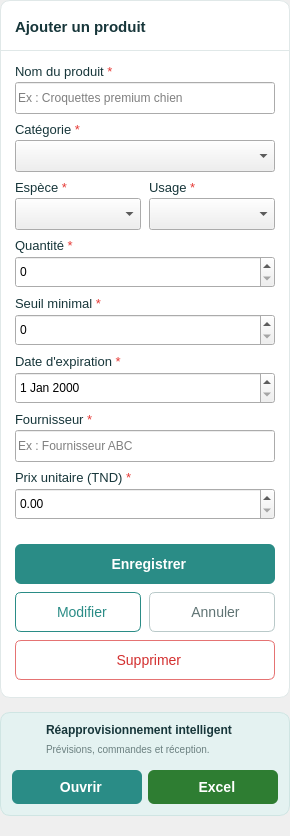
                   <widget class="QWidget" name="colonneDroite">
                    <property name="minimumSize">
                     <size>
                      <width>290</width>
                      <height>0</height>
                     </size>
                    </property>
                    <property name="maximumSize">
                     <size>
                      <width>290</width>
                      <height>16777215</height>
                     </size>
                    </property>
                    <layout class="QVBoxLayout" name="layout_colonneDroite">
                     <property name="spacing">
                      <number>14</number>
                     </property>
                     <property name="leftMargin">
                      <number>0</number>
                     </property>
                     <property name="topMargin">
                      <number>0</number>
                     </property>
                     <property name="rightMargin">
                      <number>0</number>
                     </property>
                     <property name="bottomMargin">
                      <number>0</number>
                     </property>
                     <item>
                      <widget class="QFrame" name="frameFormulaire">
                       <property name="minimumSize">
                        <size>
                         <width>290</width>
                         <height>698</height>
                        </size>
                       </property>
                       <property name="maximumSize">
                        <size>
                         <width>290</width>
                         <height>698</height>
                        </size>
                       </property>
                       <property name="styleSheet">
                        <string>.QFrame { background-color:white; border:1px solid #E0E8E8; border-radius:10px; }</string>
                       </property>
                       <widget class="QLabel" name="lblFormTitre">
                        <property name="geometry">
                         <rect>
                          <x>15</x>
                          <y>14</y>
                          <width>260</width>
                          <height>26</height>
                         </rect>
                        </property>
                        <property name="styleSheet">
                         <string>color:#17363A;font-size:15px;font-weight:bold;</string>
                        </property>
                        <property name="text">
                         <string>Ajouter un produit</string>
                        </property>
                       </widget>
                       <widget class="QLabel" name="lblSeparateur">
                        <property name="geometry">
                         <rect>
                          <x>0</x>
                          <y>50</y>
                          <width>290</width>
                          <height>1</height>
                         </rect>
                        </property>
                        <property name="styleSheet">
                         <string>background:#E0E8E8;</string>
                        </property>
                        <property name="text">
                         <string />
                        </property>
                       </widget>
                       <widget class="QLabel" name="lblNom">
                        <property name="geometry">
                         <rect>
                          <x>15</x>
                          <y>62</y>
                          <width>260</width>
                          <height>20</height>
                         </rect>
                        </property>
                        <property name="styleSheet">
                         <string>color:#17363A; font-size:13px;</string>
                        </property>
                        <property name="text">
                         <string>Nom du produit &lt;span style="color:#E53935"&gt;*&lt;/span&gt;</string>
                        </property>
                        <property name="textFormat">
                         <enum>Qt::RichText</enum>
                        </property>
                       </widget>
                       <widget class="QLineEdit" name="txtNom">
                        <property name="geometry">
                         <rect>
                          <x>15</x>
                          <y>82</y>
                          <width>260</width>
                          <height>32</height>
                         </rect>
                        </property>
                        <property name="placeholderText">
                         <string>Ex : Croquettes premium chien</string>
                        </property>
                       </widget>
                       <widget class="QLabel" name="lblCategorie">
                        <property name="geometry">
                         <rect>
                          <x>15</x>
                          <y>120</y>
                          <width>260</width>
                          <height>20</height>
                         </rect>
                        </property>
                        <property name="styleSheet">
                         <string>color:#17363A; font-size:13px;</string>
                        </property>
                        <property name="text">
                         <string>Catégorie &lt;span style="color:#E53935"&gt;*&lt;/span&gt;</string>
                        </property>
                        <property name="textFormat">
                         <enum>Qt::RichText</enum>
                        </property>
                       </widget>
                       <widget class="QComboBox" name="cmbCategorie">
                        <property name="geometry">
                         <rect>
                          <x>15</x>
                          <y>140</y>
                          <width>260</width>
                          <height>32</height>
                         </rect>
                        </property>
                        <property name="cursor">
                         <cursorShape>PointingHandCursor</cursorShape>
                        </property>
                       </widget>
                       <widget class="QLabel" name="lblEspece">
                        <property name="geometry">
                         <rect>
                          <x>15</x>
                          <y>178</y>
                          <width>126</width>
                          <height>20</height>
                         </rect>
                        </property>
                        <property name="styleSheet">
                         <string>color:#17363A; font-size:13px;</string>
                        </property>
                        <property name="text">
                         <string>Espèce &lt;span style="color:#E53935"&gt;*&lt;/span&gt;</string>
                        </property>
                        <property name="textFormat">
                         <enum>Qt::RichText</enum>
                        </property>
                       </widget>
                       <widget class="QComboBox" name="cmbEspece">
                        <property name="geometry">
                         <rect>
                          <x>15</x>
                          <y>198</y>
                          <width>126</width>
                          <height>32</height>
                         </rect>
                        </property>
                        <property name="cursor">
                         <cursorShape>PointingHandCursor</cursorShape>
                        </property>
                       </widget>
                       <widget class="QLabel" name="lblUsage">
                        <property name="geometry">
                         <rect>
                          <x>149</x>
                          <y>178</y>
                          <width>126</width>
                          <height>20</height>
                         </rect>
                        </property>
                        <property name="styleSheet">
                         <string>color:#17363A; font-size:13px;</string>
                        </property>
                        <property name="text">
                         <string>Usage &lt;span style="color:#E53935"&gt;*&lt;/span&gt;</string>
                        </property>
                        <property name="textFormat">
                         <enum>Qt::RichText</enum>
                        </property>
                       </widget>
                       <widget class="QComboBox" name="cmbUsage">
                        <property name="geometry">
                         <rect>
                          <x>149</x>
                          <y>198</y>
                          <width>126</width>
                          <height>32</height>
                         </rect>
                        </property>
                        <property name="cursor">
                         <cursorShape>PointingHandCursor</cursorShape>
                        </property>
                       </widget>
                       <widget class="QLabel" name="lblQuantite">
                        <property name="geometry">
                         <rect>
                          <x>15</x>
                          <y>236</y>
                          <width>260</width>
                          <height>20</height>
                         </rect>
                        </property>
                        <property name="styleSheet">
                         <string>color:#17363A; font-size:13px;</string>
                        </property>
                        <property name="text">
                         <string>Quantité &lt;span style="color:#E53935"&gt;*&lt;/span&gt;</string>
                        </property>
                        <property name="textFormat">
                         <enum>Qt::RichText</enum>
                        </property>
                       </widget>
                       <widget class="QSpinBox" name="spinQuantite">
                        <property name="geometry">
                         <rect>
                          <x>15</x>
                          <y>256</y>
                          <width>260</width>
                          <height>32</height>
                         </rect>
                        </property>
                       </widget>
                       <widget class="QLabel" name="lblSeuil">
                        <property name="geometry">
                         <rect>
                          <x>15</x>
                          <y>294</y>
                          <width>260</width>
                          <height>20</height>
                         </rect>
                        </property>
                        <property name="styleSheet">
                         <string>color:#17363A; font-size:13px;</string>
                        </property>
                        <property name="text">
                         <string>Seuil minimal &lt;span style="color:#E53935"&gt;*&lt;/span&gt;</string>
                        </property>
                        <property name="textFormat">
                         <enum>Qt::RichText</enum>
                        </property>
                       </widget>
                       <widget class="QSpinBox" name="spinSeuil">
                        <property name="geometry">
                         <rect>
                          <x>15</x>
                          <y>314</y>
                          <width>260</width>
                          <height>32</height>
                         </rect>
                        </property>
                       </widget>
                       <widget class="QLabel" name="lblDate">
                        <property name="geometry">
                         <rect>
                          <x>15</x>
                          <y>352</y>
                          <width>260</width>
                          <height>20</height>
                         </rect>
                        </property>
                        <property name="styleSheet">
                         <string>color:#17363A; font-size:13px;</string>
                        </property>
                        <property name="text">
                         <string>Date d'expiration &lt;span style="color:#E53935"&gt;*&lt;/span&gt;</string>
                        </property>
                        <property name="textFormat">
                         <enum>Qt::RichText</enum>
                        </property>
                       </widget>
                       <widget class="QDateEdit" name="dateExpiration">
                        <property name="geometry">
                         <rect>
                          <x>15</x>
                          <y>372</y>
                          <width>260</width>
                          <height>32</height>
                         </rect>
                        </property>
                        <property name="cursor">
                         <cursorShape>PointingHandCursor</cursorShape>
                        </property>
                       </widget>
                       <widget class="QLabel" name="lblFournisseur">
                        <property name="geometry">
                         <rect>
                          <x>15</x>
                          <y>410</y>
                          <width>260</width>
                          <height>20</height>
                         </rect>
                        </property>
                        <property name="styleSheet">
                         <string>color:#17363A; font-size:13px;</string>
                        </property>
                        <property name="text">
                         <string>Fournisseur &lt;span style="color:#E53935"&gt;*&lt;/span&gt;</string>
                        </property>
                        <property name="textFormat">
                         <enum>Qt::RichText</enum>
                        </property>
                       </widget>
                       <widget class="QLineEdit" name="txtFournisseur">
                        <property name="geometry">
                         <rect>
                          <x>15</x>
                          <y>430</y>
                          <width>260</width>
                          <height>32</height>
                         </rect>
                        </property>
                        <property name="placeholderText">
                         <string>Ex : Fournisseur ABC</string>
                        </property>
                       </widget>
                       <widget class="QLabel" name="lblPrix">
                        <property name="geometry">
                         <rect>
                          <x>15</x>
                          <y>468</y>
                          <width>260</width>
                          <height>20</height>
                         </rect>
                        </property>
                        <property name="styleSheet">
                         <string>color:#17363A; font-size:13px;</string>
                        </property>
                        <property name="text">
                         <string>Prix unitaire (TND) &lt;span style="color:#E53935"&gt;*&lt;/span&gt;</string>
                        </property>
                        <property name="textFormat">
                         <enum>Qt::RichText</enum>
                        </property>
                       </widget>
                       <widget class="QDoubleSpinBox" name="spinPrix">
                        <property name="geometry">
                         <rect>
                          <x>15</x>
                          <y>488</y>
                          <width>260</width>
                          <height>32</height>
                         </rect>
                        </property>
                       </widget>
                       <widget class="QPushButton" name="btnEnregistrer">
                        <property name="geometry">
                         <rect>
                          <x>15</x>
                          <y>544</y>
                          <width>260</width>
                          <height>40</height>
                         </rect>
                        </property>
                        <property name="cursor">
                         <cursorShape>PointingHandCursor</cursorShape>
                        </property>
                        <property name="styleSheet">
                         <string>QPushButton { background-color:#2A8C86; color:white; border:none; border-radius:6px; font-size:14px; font-weight:bold; }
QPushButton:hover { background-color:#237872; }
QPushButton:disabled { background-color:#B7D3D1; color:white; }</string>
                        </property>
                        <property name="text">
                         <string>  Enregistrer</string>
                        </property>
                        <property name="icon">
                         <iconset resource="ressources.qrc">:/icones/save_white.png<normaloff>:/icones/save_white.png</normaloff>
                         </iconset>
                        </property>
                        <property name="iconSize">
                         <size>
                          <width>18</width>
                          <height>18</height>
                         </size>
                        </property>
                       </widget>
                       <widget class="QPushButton" name="btnModifier">
                        <property name="geometry">
                         <rect>
                          <x>15</x>
                          <y>592</y>
                          <width>126</width>
                          <height>40</height>
                         </rect>
                        </property>
                        <property name="cursor">
                         <cursorShape>PointingHandCursor</cursorShape>
                        </property>
                        <property name="styleSheet">
                         <string>QPushButton { background:white; color:#2A8C86; border:1px solid #2A8C86; border-radius:6px; font-size:14px; }
QPushButton:hover { background-color:#E6F2F1; }
QPushButton:disabled { color:#A9B8B8; border:1px solid #D5E0E0; background:#F4F7F7; }</string>
                        </property>
                        <property name="text">
                         <string>  Modifier</string>
                        </property>
                        <property name="icon">
                         <iconset resource="ressources.qrc">:/icones/pencil_teal.png<normaloff>:/icones/pencil_teal.png</normaloff>
                         </iconset>
                        </property>
                        <property name="iconSize">
                         <size>
                          <width>18</width>
                          <height>18</height>
                         </size>
                        </property>
                       </widget>
                       <widget class="QPushButton" name="btnAnnuler">
                        <property name="geometry">
                         <rect>
                          <x>149</x>
                          <y>592</y>
                          <width>126</width>
                          <height>40</height>
                         </rect>
                        </property>
                        <property name="cursor">
                         <cursorShape>PointingHandCursor</cursorShape>
                        </property>
                        <property name="styleSheet">
                         <string>QPushButton { background:white; color:#5F7373; border:1px solid #B9C9C9; border-radius:6px; font-size:14px; }
QPushButton:hover { background-color:#F0F4F4; }
QPushButton:disabled { color:#A9B8B8; border:1px solid #D5E0E0; background:#F4F7F7; }</string>
                        </property>
                        <property name="text">
                         <string>  Annuler</string>
                        </property>
                        <property name="toolTip">
                         <string>Annuler la modification et vider le formulaire</string>
                        </property>
                        <property name="icon">
                         <iconset resource="ressources.qrc">:/icones/croix_grey.png<normaloff>:/icones/croix_grey.png</normaloff>
                         </iconset>
                        </property>
                        <property name="iconSize">
                         <size>
                          <width>14</width>
                          <height>14</height>
                         </size>
                        </property>
                       </widget>
                       <widget class="QPushButton" name="btnSupprimer">
                        <property name="geometry">
                         <rect>
                          <x>15</x>
                          <y>640</y>
                          <width>260</width>
                          <height>40</height>
                         </rect>
                        </property>
                        <property name="cursor">
                         <cursorShape>PointingHandCursor</cursorShape>
                        </property>
                        <property name="styleSheet">
                         <string>QPushButton { background:white; color:#D32F2F; border:1px solid #E57373; border-radius:6px; font-size:14px; }
QPushButton:hover { background-color:#FDECEC; }</string>
                        </property>
                        <property name="text">
                         <string>  Supprimer</string>
                        </property>
                        <property name="icon">
                         <iconset resource="ressources.qrc">:/icones/trash_red.png<normaloff>:/icones/trash_red.png</normaloff>
                         </iconset>
                        </property>
                        <property name="iconSize">
                         <size>
                          <width>18</width>
                          <height>18</height>
                         </size>
                        </property>
                       </widget>
                      </widget>
                     </item>
                     <item>
                      <widget class="QFrame" name="frameExport">
                       <property name="minimumSize">
                        <size>
                         <width>290</width>
                         <height>104</height>
                        </size>
                       </property>
                       <property name="maximumSize">
                        <size>
                         <width>290</width>
                         <height>104</height>
                        </size>
                       </property>
                       <property name="styleSheet">
                        <string>.QFrame { background-color:#E4F2F1; border:1px solid #CFE5E3; border-radius:10px; }</string>
                       </property>
                       <widget class="QLabel" name="lblExportIcone">
                        <property name="geometry">
                         <rect>
                          <x>12</x>
                          <y>12</y>
                          <width>26</width>
                          <height>26</height>
                         </rect>
                        </property>
                        <property name="scaledContents">
                         <bool>true</bool>
                        </property>
                        <property name="pixmap">
                         <pixmap resource="ressources.qrc">:/icones/clipboard_teal.png</pixmap>
                        </property>
                       </widget>
                       <widget class="QLabel" name="lblExportTitre">
                        <property name="geometry">
                         <rect>
                          <x>46</x>
                          <y>8</y>
                          <width>235</width>
                          <height>20</height>
                         </rect>
                        </property>
                        <property name="styleSheet">
                         <string>color:#17363A; font-size:12px; font-weight:bold;</string>
                        </property>
                        <property name="text">
                         <string>Réapprovisionnement intelligent</string>
                        </property>
                       </widget>
                       <widget class="QLabel" name="lblExportSousTitre">
                        <property name="geometry">
                         <rect>
                          <x>46</x>
                          <y>28</y>
                          <width>235</width>
                          <height>18</height>
                         </rect>
                        </property>
                        <property name="styleSheet">
                         <string>color:#6B8080; font-size:10px;</string>
                        </property>
                        <property name="text">
                         <string>Prévisions, commandes et réception.</string>
                        </property>
                       </widget>
                       <widget class="QPushButton" name="btnOuvrirReappro">
                        <property name="geometry">
                         <rect>
                          <x>12</x>
                          <y>58</y>
                          <width>130</width>
                          <height>34</height>
                         </rect>
                        </property>
                        <property name="cursor">
                         <cursorShape>PointingHandCursor</cursorShape>
                        </property>
                        <property name="styleSheet">
                         <string>QPushButton { background-color:#2A8C86; color:white; border:none; border-radius:6px; font-size:14px; font-weight:bold; }
QPushButton:hover { background-color:#237872; }
QPushButton:disabled { background-color:#B7D3D1; color:white; }</string>
                        </property>
                        <property name="text">
                         <string>  Ouvrir</string>
                        </property>
                        <property name="toolTip">
                         <string>Ouvrir le centre de réapprovisionnement</string>
                        </property>
                        <property name="icon">
                         <iconset resource="ressources.qrc">:/icones/clipboard_white.png<normaloff>:/icones/clipboard_white.png</normaloff>
                         </iconset>
                        </property>
                        <property name="iconSize">
                         <size>
                          <width>18</width>
                          <height>18</height>
                         </size>
                        </property>
                       </widget>
                       <widget class="QPushButton" name="btnExcel">
                        <property name="geometry">
                         <rect>
                          <x>148</x>
                          <y>58</y>
                          <width>130</width>
                          <height>34</height>
                         </rect>
                        </property>
                        <property name="cursor">
                         <cursorShape>PointingHandCursor</cursorShape>
                        </property>
                        <property name="styleSheet">
                         <string>QPushButton { background-color:#2E7D32; color:white; border:none; border-radius:6px; font-size:14px; font-weight:bold; }
QPushButton:hover { background-color:#256628; }</string>
                        </property>
                        <property name="text">
                         <string>  Excel</string>
                        </property>
                        <property name="toolTip">
                         <string>Télécharger les suggestions de commande en Excel</string>
                        </property>
                        <property name="icon">
                         <iconset resource="ressources.qrc">:/icones/download_white.png<normaloff>:/icones/download_white.png</normaloff>
                         </iconset>
                        </property>
                        <property name="iconSize">
                         <size>
                          <width>18</width>
                          <height>18</height>
                         </size>
                        </property>
                       </widget>
                      </widget>
                     </item>
                     <item>
                      <spacer name="espaceColonneDroite">
                       <property name="orientation">
                        <enum>Qt::Vertical</enum>
                       </property>
                       <property name="sizeHint" stdset="0">
                        <size>
                         <width>40</width>
                         <height>20</height>
                        </size>
                       </property>
                      </spacer>
                     </item>
                    </layout>
                   </widget>
